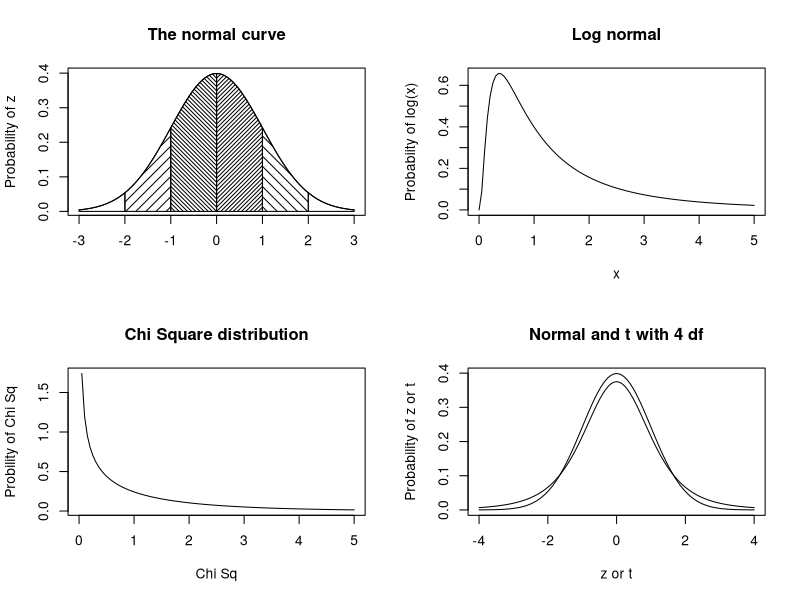

Write the R code that produced this figure.
p <- par(mfrow=c(2,2)) #set up a 2 x 2 graph
curve(dnorm(x),-3,3,xlab="",ylab="Probability of z")
title(main="The normal curve",outer=FALSE)
xvals <- seq(-3,-2,length=100)
dvals <- dnorm(xvals)
polygon(c(xvals,rev(xvals)),c(rep(0,100),rev(dvals)),density=2,angle=-45)
xvals <- seq(-2,-1,length=100)
dvals <- dnorm(xvals)
polygon(c(xvals,rev(xvals)),c(rep(0,100),rev(dvals)),density=14,angle=45)
xvals <- seq(-1,-0,length=100)
dvals <- dnorm(xvals)
polygon(c(xvals,rev(xvals)),c(rep(0,100),rev(dvals)),density=34,angle=-45)
xvals <- seq(2,3,length=100)
dvals <- dnorm(xvals)
polygon(c(xvals,rev(xvals)),c(rep(0,100),rev(dvals)),density=2,angle=45)
xvals <- seq(1,2,length=100)
dvals <- dnorm(xvals)
polygon(c(xvals,rev(xvals)),c(rep(0,100),rev(dvals)),density=14,angle=-45)
xvals <- seq(0,1,length=100)
dvals <- dnorm(xvals)
polygon(c(xvals,rev(xvals)),c(rep(0,100),rev(dvals)),density=34,angle=45)
curve(dlnorm(x),0,5,ylab='Probabiity of log(x)',main='Log normal')
curve(dchisq(x,1),0,5,ylab='Probility of Chi Sq',xlab='Chi Sq',main='Chi Square distribution')
curve(dnorm(x),-4,4,ylab='Probability of z or t',xlab='z or t',main='Normal and t with 4 df')
curve(dt(x,4),add=TRUE)
op <- par(mfrow=c(1,1))
